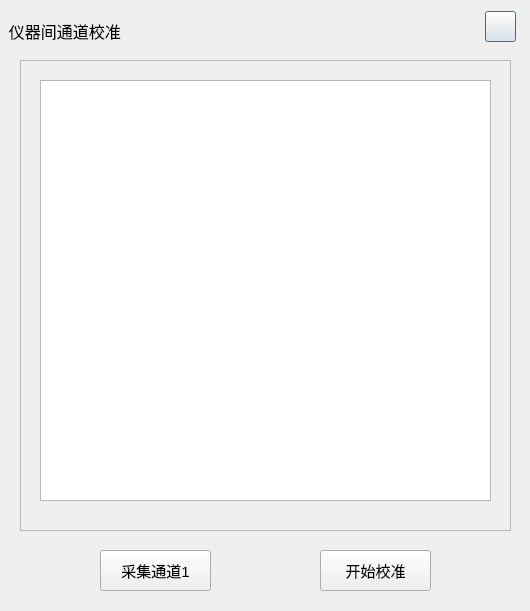
<?xml version="1.0" encoding="UTF-8"?>
<ui version="4.0">
 <class>Dg_Check_yq</class>
 <widget class="QDialog" name="Dg_Check_yq">
  <property name="geometry">
   <rect>
    <x>0</x>
    <y>0</y>
    <width>530</width>
    <height>611</height>
   </rect>
  </property>
  <property name="windowTitle">
   <string>Dialog</string>
  </property>
  <layout class="QGridLayout" name="gridLayout">
   <property name="leftMargin">
    <number>0</number>
   </property>
   <property name="topMargin">
    <number>0</number>
   </property>
   <property name="rightMargin">
    <number>0</number>
   </property>
   <property name="bottomMargin">
    <number>0</number>
   </property>
   <item row="0" column="0">
    <widget class="QWidget" name="wg_check_yq" native="true">
     <widget class="QLabel" name="pic">
      <property name="geometry">
       <rect>
        <x>0</x>
        <y>10</y>
        <width>530</width>
        <height>41</height>
       </rect>
      </property>
      <property name="font">
       <font>
        <pointsize>12</pointsize>
       </font>
      </property>
      <property name="styleSheet">
       <string notr="true"/>
      </property>
      <property name="text">
       <string>  仪器间通道校准</string>
      </property>
     </widget>
     <widget class="QPushButton" name="pushButton_2">
      <property name="geometry">
       <rect>
        <x>485</x>
        <y>11</y>
        <width>31</width>
        <height>31</height>
       </rect>
      </property>
      <property name="styleSheet">
       <string notr="true">border-image: url(:/new/home/home/guanbi.png);
border-color: rgb(255, 255, 255);</string>
      </property>
      <property name="text">
       <string/>
      </property>
     </widget>
     <widget class="QFrame" name="frame_check">
      <property name="geometry">
       <rect>
        <x>20</x>
        <y>60</y>
        <width>491</width>
        <height>471</height>
       </rect>
      </property>
      <property name="frameShape">
       <enum>QFrame::StyledPanel</enum>
      </property>
      <property name="frameShadow">
       <enum>QFrame::Raised</enum>
      </property>
      <widget class="QTableWidget" name="tableWidget">
       <property name="geometry">
        <rect>
         <x>20</x>
         <y>20</y>
         <width>451</width>
         <height>421</height>
        </rect>
       </property>
      </widget>
     </widget>
     <widget class="MainButton" name="bt_collect">
      <property name="geometry">
       <rect>
        <x>100</x>
        <y>550</y>
        <width>111</width>
        <height>41</height>
       </rect>
      </property>
      <property name="font">
       <font>
        <pointsize>11</pointsize>
       </font>
      </property>
      <property name="text">
       <string>采集通道1</string>
      </property>
     </widget>
     <widget class="MainButton" name="bt_start">
      <property name="geometry">
       <rect>
        <x>320</x>
        <y>550</y>
        <width>111</width>
        <height>41</height>
       </rect>
      </property>
      <property name="font">
       <font>
        <pointsize>11</pointsize>
       </font>
      </property>
      <property name="text">
       <string>开始校准</string>
      </property>
     </widget>
    </widget>
   </item>
  </layout>
 </widget>
 <customwidgets>
  <customwidget>
   <class>MainButton</class>
   <extends>QPushButton</extends>
   <header location="global">mainbutton.h</header>
  </customwidget>
 </customwidgets>
 <resources/>
 <connections/>
</ui>
